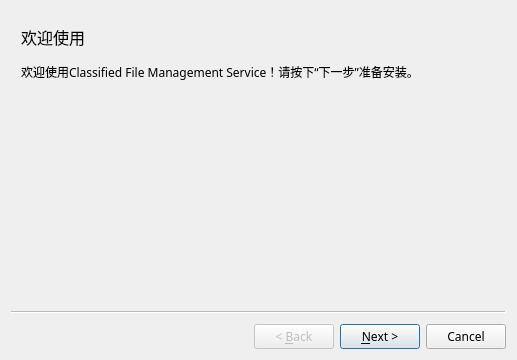
<?xml version="1.0" encoding="UTF-8"?>
<ui version="4.0">
 <class>Wizard</class>
 <widget class="QWizard" name="Wizard">
  <property name="enabled">
   <bool>true</bool>
  </property>
  <property name="geometry">
   <rect>
    <x>0</x>
    <y>0</y>
    <width>517</width>
    <height>360</height>
   </rect>
  </property>
  <property name="minimumSize">
   <size>
    <width>517</width>
    <height>360</height>
   </size>
  </property>
  <property name="maximumSize">
   <size>
    <width>517</width>
    <height>360</height>
   </size>
  </property>
  <property name="font">
   <font>
    <family>Microsoft YaHei UI Light</family>
   </font>
  </property>
  <property name="windowTitle">
   <string>向导</string>
  </property>
  <property name="options">
   <set>QWizard::DisabledBackButtonOnLastPage|QWizard::NoCancelButtonOnLastPage</set>
  </property>
  <widget class="QWizardPage" name="wizardPage1">
   <widget class="QLabel" name="label">
    <property name="geometry">
     <rect>
      <x>10</x>
      <y>10</y>
      <width>261</width>
      <height>31</height>
     </rect>
    </property>
    <property name="font">
     <font>
      <family>Microsoft YaHei UI Light</family>
      <pointsize>12</pointsize>
     </font>
    </property>
    <property name="text">
     <string>欢迎使用</string>
    </property>
   </widget>
   <widget class="QLabel" name="label_2">
    <property name="geometry">
     <rect>
      <x>10</x>
      <y>50</y>
      <width>491</width>
      <height>21</height>
     </rect>
    </property>
    <property name="text">
     <string>欢迎使用Classified File Management Service！请按下“下一步”准备安装。</string>
    </property>
   </widget>
  </widget>
  <widget class="QWizardPage" name="wizardPage2">
   <property name="enabled">
    <bool>true</bool>
   </property>
   <property name="acceptDrops">
    <bool>false</bool>
   </property>
   <widget class="QLabel" name="label_4">
    <property name="geometry">
     <rect>
      <x>9</x>
      <y>9</y>
      <width>64</width>
      <height>21</height>
     </rect>
    </property>
    <property name="font">
     <font>
      <family>Microsoft YaHei UI Light</family>
      <pointsize>12</pointsize>
     </font>
    </property>
    <property name="text">
     <string>使用协议</string>
    </property>
   </widget>
   <widget class="QTextBrowser" name="textBrowser">
    <property name="geometry">
     <rect>
      <x>9</x>
      <y>58</y>
      <width>481</width>
      <height>201</height>
     </rect>
    </property>
    <property name="html">
     <string>&lt;!DOCTYPE HTML PUBLIC &quot;-//W3C//DTD HTML 4.0//EN&quot; &quot;http://www.w3.org/TR/REC-html40/strict.dtd&quot;&gt;
&lt;html&gt;&lt;head&gt;&lt;meta name=&quot;qrichtext&quot; content=&quot;1&quot; /&gt;&lt;style type=&quot;text/css&quot;&gt;
p, li { white-space: pre-wrap; }
&lt;/style&gt;&lt;/head&gt;&lt;body style=&quot; font-family:'Microsoft YaHei UI Light'; font-size:10pt; font-weight:400; font-style:normal;&quot;&gt;
&lt;p style=&quot; margin-top:0px; margin-bottom:0px; margin-left:0px; margin-right:0px; -qt-block-indent:0; text-indent:0px;&quot;&gt;&lt;span style=&quot; font-size:9pt; font-weight:600;&quot;&gt;Classified Services License&lt;/span&gt;&lt;/p&gt;
&lt;p style=&quot;-qt-paragraph-type:empty; margin-top:0px; margin-bottom:0px; margin-left:0px; margin-right:0px; -qt-block-indent:0; text-indent:0px; font-size:9pt;&quot;&gt;&lt;br /&gt;&lt;/p&gt;
&lt;p style=&quot; margin-top:0px; margin-bottom:0px; margin-left:0px; margin-right:0px; -qt-block-indent:0; text-indent:0px;&quot;&gt;&lt;span style=&quot; font-size:9pt; font-weight:600;&quot;&gt;Copyright (c) 2020 Creeper Team&lt;/span&gt;&lt;/p&gt;
&lt;p style=&quot;-qt-paragraph-type:empty; margin-top:0px; margin-bottom:0px; margin-left:0px; margin-right:0px; -qt-block-indent:0; text-indent:0px; font-size:9pt;&quot;&gt;&lt;br /&gt;&lt;/p&gt;
&lt;p style=&quot; margin-top:0px; margin-bottom:0px; margin-left:0px; margin-right:0px; -qt-block-indent:0; text-indent:0px;&quot;&gt;&lt;span style=&quot; font-size:9pt;&quot;&gt;The Classified file management system is an open source, free, and everyone can&lt;/span&gt;&lt;/p&gt;
&lt;p style=&quot; margin-top:0px; margin-bottom:0px; margin-left:0px; margin-right:0px; -qt-block-indent:0; text-indent:0px;&quot;&gt;&lt;span style=&quot; font-size:9pt;&quot;&gt;contribute project. Before using the Classified file management system (Hereinafter&lt;/span&gt;&lt;/p&gt;
&lt;p style=&quot; margin-top:0px; margin-bottom:0px; margin-left:0px; margin-right:0px; -qt-block-indent:0; text-indent:0px;&quot;&gt;&lt;span style=&quot; font-size:9pt;&quot;&gt;referred to as &amp;quot;this system&amp;quot;), the following regulations should be followed:&lt;/span&gt;&lt;/p&gt;
&lt;p style=&quot;-qt-paragraph-type:empty; margin-top:0px; margin-bottom:0px; margin-left:0px; margin-right:0px; -qt-block-indent:0; text-indent:0px; font-size:9pt;&quot;&gt;&lt;br /&gt;&lt;/p&gt;
&lt;p style=&quot; margin-top:0px; margin-bottom:0px; margin-left:0px; margin-right:0px; -qt-block-indent:0; text-indent:0px;&quot;&gt;&lt;span style=&quot; font-size:9pt;&quot;&gt;1. Before using this system, regardless of personal or commercial behavior, you&lt;/span&gt;&lt;/p&gt;
&lt;p style=&quot; margin-top:0px; margin-bottom:0px; margin-left:0px; margin-right:0px; -qt-block-indent:0; text-indent:0px;&quot;&gt;&lt;span style=&quot; font-size:9pt;&quot;&gt;   must apply to the developer in advance. Unauthorized use behavior we have the&lt;/span&gt;&lt;/p&gt;
&lt;p style=&quot; margin-top:0px; margin-bottom:0px; margin-left:0px; margin-right:0px; -qt-block-indent:0; text-indent:0px;&quot;&gt;&lt;span style=&quot; font-size:9pt;&quot;&gt;   right to pursue legal responsibility and not responsible for any losses caused&lt;/span&gt;&lt;/p&gt;
&lt;p style=&quot; margin-top:0px; margin-bottom:0px; margin-left:0px; margin-right:0px; -qt-block-indent:0; text-indent:0px;&quot;&gt;&lt;span style=&quot; font-size:9pt;&quot;&gt;   thereby.&lt;/span&gt;&lt;/p&gt;
&lt;p style=&quot;-qt-paragraph-type:empty; margin-top:0px; margin-bottom:0px; margin-left:0px; margin-right:0px; -qt-block-indent:0; text-indent:0px; font-size:9pt;&quot;&gt;&lt;br /&gt;&lt;/p&gt;
&lt;p style=&quot; margin-top:0px; margin-bottom:0px; margin-left:0px; margin-right:0px; -qt-block-indent:0; text-indent:0px;&quot;&gt;&lt;span style=&quot; font-size:9pt;&quot;&gt;2. Modification and redistribution of this system are allowed, but you must include&lt;/span&gt;&lt;/p&gt;
&lt;p style=&quot; margin-top:0px; margin-bottom:0px; margin-left:0px; margin-right:0px; -qt-block-indent:0; text-indent:0px;&quot;&gt;&lt;span style=&quot; font-size:9pt;&quot;&gt;   the original copyright information of this system when redistributing. We have the&lt;/span&gt;&lt;/p&gt;
&lt;p style=&quot; margin-top:0px; margin-bottom:0px; margin-left:0px; margin-right:0px; -qt-block-indent:0; text-indent:0px;&quot;&gt;&lt;span style=&quot; font-size:9pt;&quot;&gt;   right to request the infringer to compensate any loss caused by this system.&lt;/span&gt;&lt;/p&gt;
&lt;p style=&quot;-qt-paragraph-type:empty; margin-top:0px; margin-bottom:0px; margin-left:0px; margin-right:0px; -qt-block-indent:0; text-indent:0px; font-size:9pt;&quot;&gt;&lt;br /&gt;&lt;/p&gt;
&lt;p style=&quot; margin-top:0px; margin-bottom:0px; margin-left:0px; margin-right:0px; -qt-block-indent:0; text-indent:0px;&quot;&gt;&lt;span style=&quot; font-size:9pt;&quot;&gt;3. All modules, libraries, sample resources, etc. referenced by the system follow&lt;/span&gt;&lt;/p&gt;
&lt;p style=&quot; margin-top:0px; margin-bottom:0px; margin-left:0px; margin-right:0px; -qt-block-indent:0; text-indent:0px;&quot;&gt;&lt;span style=&quot; font-size:9pt;&quot;&gt;   their original distribution license.&lt;/span&gt;&lt;/p&gt;
&lt;p style=&quot;-qt-paragraph-type:empty; margin-top:0px; margin-bottom:0px; margin-left:0px; margin-right:0px; -qt-block-indent:0; text-indent:0px; font-size:9pt;&quot;&gt;&lt;br /&gt;&lt;/p&gt;
&lt;p style=&quot; margin-top:0px; margin-bottom:0px; margin-left:0px; margin-right:0px; -qt-block-indent:0; text-indent:0px;&quot;&gt;&lt;span style=&quot; font-size:9pt;&quot;&gt;4. We have the right to deprive a user of the right to use the system at any time&lt;/span&gt;&lt;/p&gt;
&lt;p style=&quot; margin-top:0px; margin-bottom:0px; margin-left:0px; margin-right:0px; -qt-block-indent:0; text-indent:0px;&quot;&gt;&lt;span style=&quot; font-size:9pt;&quot;&gt;   without any explanation.&lt;/span&gt;&lt;/p&gt;
&lt;p style=&quot;-qt-paragraph-type:empty; margin-top:0px; margin-bottom:0px; margin-left:0px; margin-right:0px; -qt-block-indent:0; text-indent:0px; font-size:9pt;&quot;&gt;&lt;br /&gt;&lt;/p&gt;
&lt;p style=&quot; margin-top:0px; margin-bottom:0px; margin-left:0px; margin-right:0px; -qt-block-indent:0; text-indent:0px;&quot;&gt;&lt;span style=&quot; font-size:9pt;&quot;&gt;5. If users use the cloud service provided by us, please pay attention to regularly&lt;/span&gt;&lt;/p&gt;
&lt;p style=&quot; margin-top:0px; margin-bottom:0px; margin-left:0px; margin-right:0px; -qt-block-indent:0; text-indent:0px;&quot;&gt;&lt;span style=&quot; font-size:9pt;&quot;&gt;   backup your data to the local and regularly check whether your service is normal.&lt;/span&gt;&lt;/p&gt;
&lt;p style=&quot; margin-top:0px; margin-bottom:0px; margin-left:0px; margin-right:0px; -qt-block-indent:0; text-indent:0px;&quot;&gt;&lt;span style=&quot; font-size:9pt;&quot;&gt;   WE ARE NOT RESPONESIBLE FOR ANY LOSSES CAUSED BY SUCH NEGLIGENCE. At any time, we&lt;/span&gt;&lt;/p&gt;
&lt;p style=&quot; margin-top:0px; margin-bottom:0px; margin-left:0px; margin-right:0px; -qt-block-indent:0; text-indent:0px;&quot;&gt;&lt;span style=&quot; font-size:9pt;&quot;&gt;   recommend that users use their own servers for hosting.&lt;/span&gt;&lt;/p&gt;
&lt;p style=&quot;-qt-paragraph-type:empty; margin-top:0px; margin-bottom:0px; margin-left:0px; margin-right:0px; -qt-block-indent:0; text-indent:0px; font-size:9pt;&quot;&gt;&lt;br /&gt;&lt;/p&gt;
&lt;p style=&quot; margin-top:0px; margin-bottom:0px; margin-left:0px; margin-right:0px; -qt-block-indent:0; text-indent:0px;&quot;&gt;&lt;span style=&quot; font-size:9pt;&quot;&gt;6. If the user's right to use the system is cancelled, the data hosted on our cloud&lt;/span&gt;&lt;/p&gt;
&lt;p style=&quot; margin-top:0px; margin-bottom:0px; margin-left:0px; margin-right:0px; -qt-block-indent:0; text-indent:0px;&quot;&gt;&lt;span style=&quot; font-size:9pt;&quot;&gt;   service will be deleted synchronously. We have the right not to provide backup of&lt;/span&gt;&lt;/p&gt;
&lt;p style=&quot; margin-top:0px; margin-bottom:0px; margin-left:0px; margin-right:0px; -qt-block-indent:0; text-indent:0px;&quot;&gt;&lt;span style=&quot; font-size:9pt;&quot;&gt;   data.&lt;/span&gt;&lt;/p&gt;
&lt;p style=&quot;-qt-paragraph-type:empty; margin-top:0px; margin-bottom:0px; margin-left:0px; margin-right:0px; -qt-block-indent:0; text-indent:0px; font-size:9pt;&quot;&gt;&lt;br /&gt;&lt;/p&gt;
&lt;p style=&quot; margin-top:0px; margin-bottom:0px; margin-left:0px; margin-right:0px; -qt-block-indent:0; text-indent:0px;&quot;&gt;&lt;span style=&quot; font-size:9pt;&quot;&gt;7. If the user has donated before the right to use is cancelled, the decision to &lt;/span&gt;&lt;/p&gt;
&lt;p style=&quot; margin-top:0px; margin-bottom:0px; margin-left:0px; margin-right:0px; -qt-block-indent:0; text-indent:0px;&quot;&gt;&lt;span style=&quot; font-size:9pt;&quot;&gt;   cancel the right to use will still be executed, but we will provide a copy (if any)&lt;/span&gt;&lt;/p&gt;
&lt;p style=&quot; margin-top:0px; margin-bottom:0px; margin-left:0px; margin-right:0px; -qt-block-indent:0; text-indent:0px;&quot;&gt;&lt;span style=&quot; font-size:9pt;&quot;&gt;   of the latest data of the cloud service. It may not be the latest, and we are not &lt;/span&gt;&lt;/p&gt;
&lt;p style=&quot; margin-top:0px; margin-bottom:0px; margin-left:0px; margin-right:0px; -qt-block-indent:0; text-indent:0px;&quot;&gt;&lt;span style=&quot; font-size:9pt;&quot;&gt;   responsible for data loss caused by its old version.&lt;/span&gt;&lt;/p&gt;
&lt;p style=&quot;-qt-paragraph-type:empty; margin-top:0px; margin-bottom:0px; margin-left:0px; margin-right:0px; -qt-block-indent:0; text-indent:0px; font-size:9pt;&quot;&gt;&lt;br /&gt;&lt;/p&gt;
&lt;p style=&quot; margin-top:0px; margin-bottom:0px; margin-left:0px; margin-right:0px; -qt-block-indent:0; text-indent:0px;&quot;&gt;&lt;span style=&quot; font-size:9pt;&quot;&gt;When using the Classified file management system, you have accepted all the terms of&lt;/span&gt;&lt;/p&gt;
&lt;p style=&quot; margin-top:0px; margin-bottom:0px; margin-left:0px; margin-right:0px; -qt-block-indent:0; text-indent:0px;&quot;&gt;&lt;span style=&quot; font-size:9pt;&quot;&gt;this agreement. WE RESERVE THE RIGHT TO CHANGE THE LICENSE AT ANY TIME WITHOUT NOTICE.&lt;/span&gt;&lt;/p&gt;
&lt;p style=&quot;-qt-paragraph-type:empty; margin-top:0px; margin-bottom:0px; margin-left:0px; margin-right:0px; -qt-block-indent:0; text-indent:0px; font-size:9pt;&quot;&gt;&lt;br /&gt;&lt;/p&gt;&lt;/body&gt;&lt;/html&gt;</string>
    </property>
   </widget>
   <widget class="QLabel" name="label_3">
    <property name="geometry">
     <rect>
      <x>9</x>
      <y>36</y>
      <width>211</width>
      <height>16</height>
     </rect>
    </property>
    <property name="text">
     <string>您必须同意下列协议才能继续安装。</string>
    </property>
   </widget>
   <widget class="QCheckBox" name="checkBox">
    <property name="enabled">
     <bool>true</bool>
    </property>
    <property name="geometry">
     <rect>
      <x>390</x>
      <y>270</y>
      <width>81</width>
      <height>23</height>
     </rect>
    </property>
    <property name="text">
     <string>我同意</string>
    </property>
   </widget>
  </widget>
  <widget class="QWizardPage" name="wizardPage">
   <widget class="QLabel" name="label_5">
    <property name="geometry">
     <rect>
      <x>10</x>
      <y>10</y>
      <width>101</width>
      <height>21</height>
     </rect>
    </property>
    <property name="font">
     <font>
      <family>Microsoft YaHei UI Light</family>
      <pointsize>12</pointsize>
     </font>
    </property>
    <property name="text">
     <string>正在安装</string>
    </property>
   </widget>
   <widget class="QLabel" name="label_6">
    <property name="geometry">
     <rect>
      <x>10</x>
      <y>40</y>
      <width>171</width>
      <height>16</height>
     </rect>
    </property>
    <property name="text">
     <string>请您等待。</string>
    </property>
   </widget>
   <widget class="QProgressBar" name="progressBar">
    <property name="geometry">
     <rect>
      <x>20</x>
      <y>260</y>
      <width>471</width>
      <height>23</height>
     </rect>
    </property>
    <property name="value">
     <number>0</number>
    </property>
   </widget>
  </widget>
 </widget>
 <resources/>
 <connections/>
</ui>
